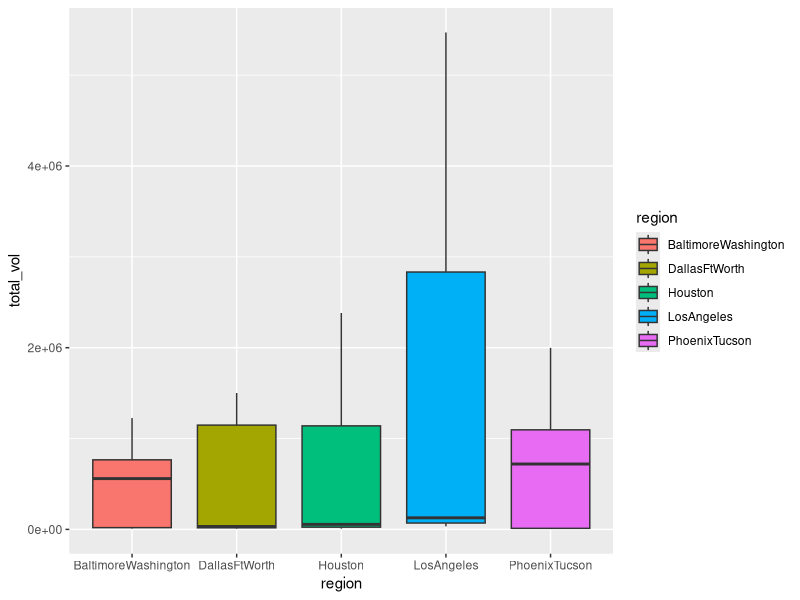
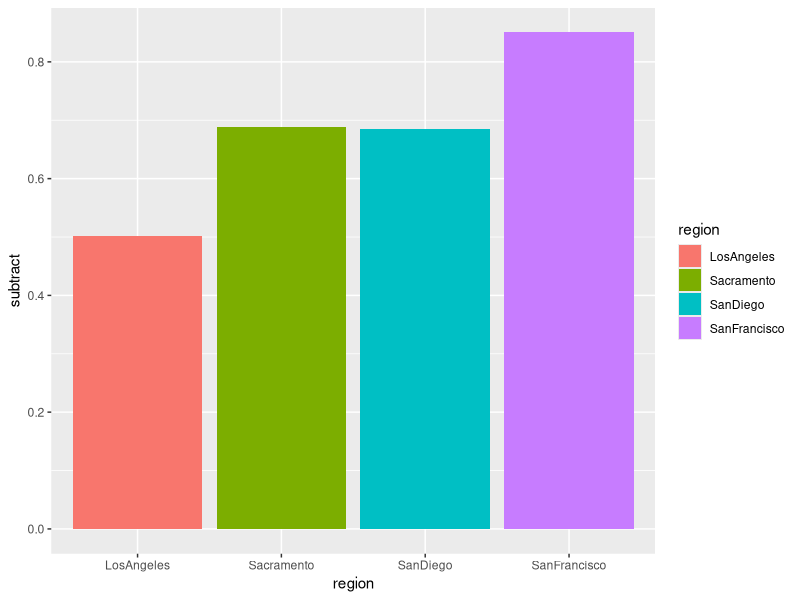
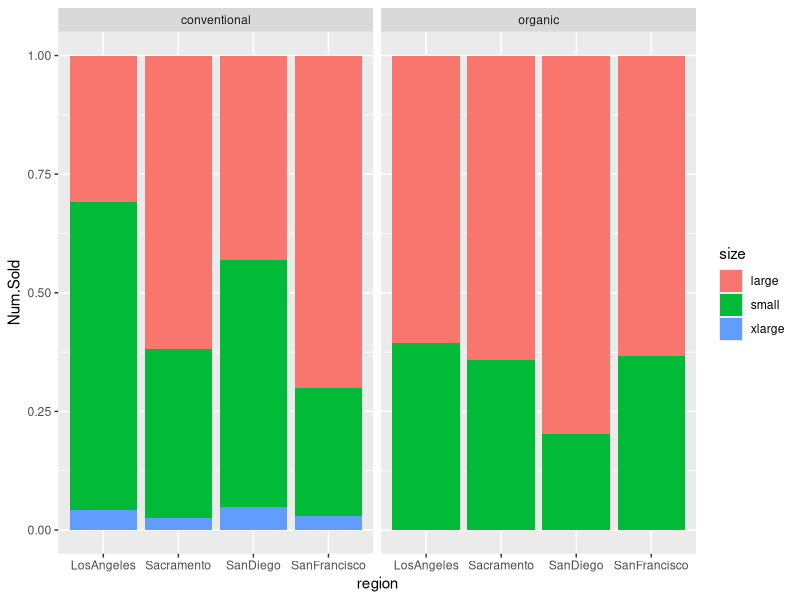
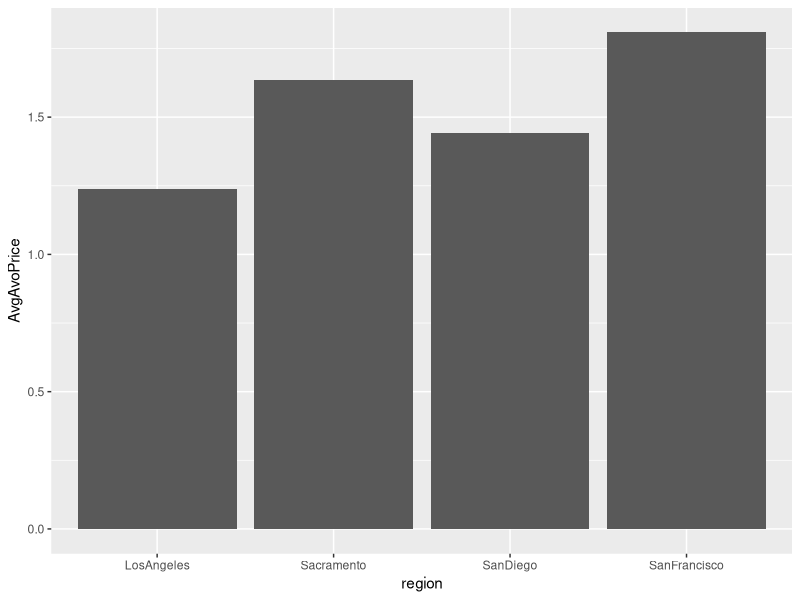
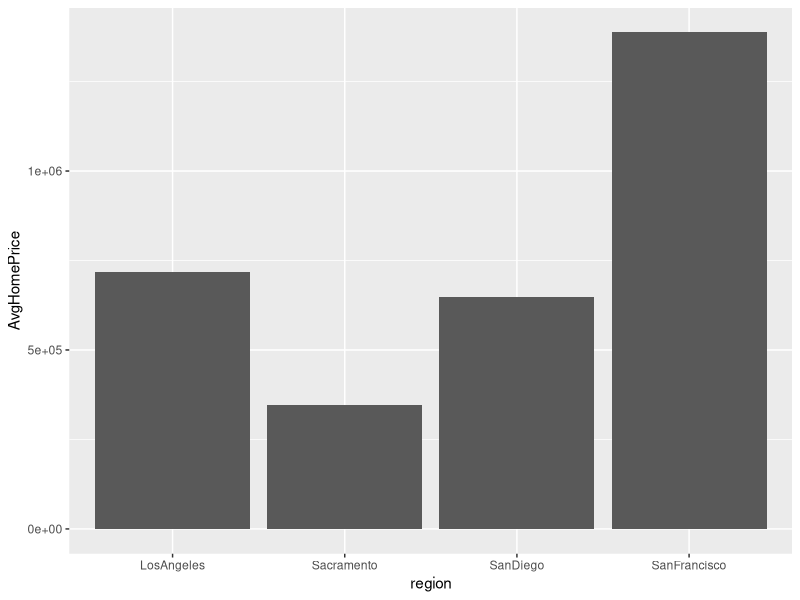
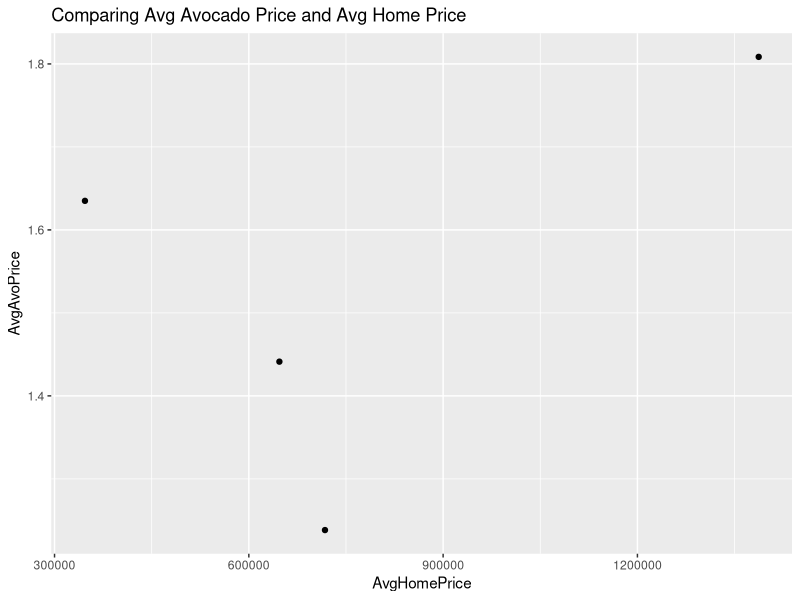

Write the R code that produced these figures, in order.
## ---- chunk 1
knitr::opts_chunk$set(echo = TRUE)
## ---- chunk 2
library(tidyverse)
## ---- chunk 3
avocado <- read_csv("./avocado.csv")
## ---- chunk 4
  
unique_avocado <- unique(avocado$region)
sort(unique_avocado)
clean_avocado <- avocado %>%
  mutate(region = factor(region)) %>%
  filter(region %in% c("Plains" , "Midsouth" , "West" , "SouthCentral" , "Southeast" , "Northeast" , "GreatLakes" , "SouthWest" , "WestTexNewMexico", "NorthernNewEngland")) 
clean_avocado



## ---- chunk 5
colnames(clean_avocado)[5] <- "small_avocado"
clean_avocado %>%
  select(region, type, year, small_avocado)%>%
  filter(year == 2017, type == "organic")%>% 
  arrange(desc(small_avocado))
  
## ---- chunk 6
colnames(clean_avocado)[6] <- "total_vol"
clean_avocado %>%
  separate(col = Date, into = c("Year", "Month", "Day"), sep = "-") %>%
  arrange(desc(total_vol))
## ---- chunk 7

different_clean_avocado <- avocado %>%
  mutate(region = factor(region)) %>%
  filter(!region%in% c("Plains" , "Midsouth" , "West" , "SouthCentral" , "Southeast" , "Northeast" , "GreatLakes" , "SouthWest" , "WestTexNewMexico", "NorthernNewEngland", "TotalUS", "California", "NewYork"))
colnames(different_clean_avocado)[4] <- "total_vol"
  
different_clean_avocado %>% 
  group_by(region) %>%
  summarise(sum_total_vol = sum(total_vol)) %>%
  arrange(desc(sum_total_vol)) %>%
  top_n(5)

colnames(avocado)[4] <- "total_vol"

avocado %>%
  filter(region%in% c("LosAngeles", "PhoenixTucson", "DallasFtWorth", "Houston", "BaltimoreWashington")) %>%
  ggplot() + geom_boxplot(mapping = aes(x = region, y = total_vol, fill = region))
## ---- chunk 8
reavocado <- avocado %>%
  mutate(region = factor(region)) %>%
  filter(region %in% c("LosAngeles", "SanDiego", "Sacramento", "SanFrancisco")) %>%
  select(AveragePrice, region, type)%>%
  group_by(type, region)%>%
  summarise(meanprice = mean(AveragePrice))%>%
  pivot_wider(names_from = type, values_from = meanprice) %>%
  mutate(subtract = organic - conventional)
reavocado


reavocado %>%
  ggplot() + geom_col(mapping = aes(x = region, y = subtract, fill = region))

## ---- chunk 9
colnames(avocado)[5] <- "small"
colnames(avocado)[6] <- "large"
colnames(avocado)[7] <- "xlarge"
avocado %>%
  mutate(region = factor(region), type = factor(type)) %>%
  filter(region %in% c("LosAngeles", "SanDiego", "Sacramento", "SanFrancisco")) %>% 
  select(small, large, xlarge, region, type) %>%
  pivot_longer(cols = small:xlarge, names_to = "size", values_to = "Num.Sold") %>%
  ggplot() + geom_col(mapping = aes(x = region, y = Num.Sold, fill = size), position = "fill") + facet_wrap(~type)
  
  
## ---- chunk 10
California <- avocado %>%
  filter(region %in% c("LosAngeles", "SanDiego", "Sacramento", "SanFrancisco")) %>%
  select(AveragePrice, region) %>%
  group_by(region)%>%
  summarise(meanprice = mean(AveragePrice))


regions <- c("LosAngeles", "SanDiego", "Sacramento", "SanFrancisco")
AvgHomePrice <- c(717583, 647187, 346970, 1387263)
CalforniaHome <-  data_frame(regions, AvgHomePrice)
colnames(CalforniaHome)[1] <- "region"

Compare <- full_join(California, CalforniaHome, by = "region")
colnames(Compare)[2] <- "AvgAvoPrice"
Compare %>%
  ggplot() + geom_col(mapping = aes(x = region, y = AvgAvoPrice))
Compare %>%
  ggplot() + geom_col(mapping = aes(x = region, y = AvgHomePrice))
Compare %>%
 ggplot() + geom_point(mapping = aes(x = AvgHomePrice, y = AvgAvoPrice)) + ggtitle("Comparing Avg Avocado Price and Avg Home Price")
  
  
